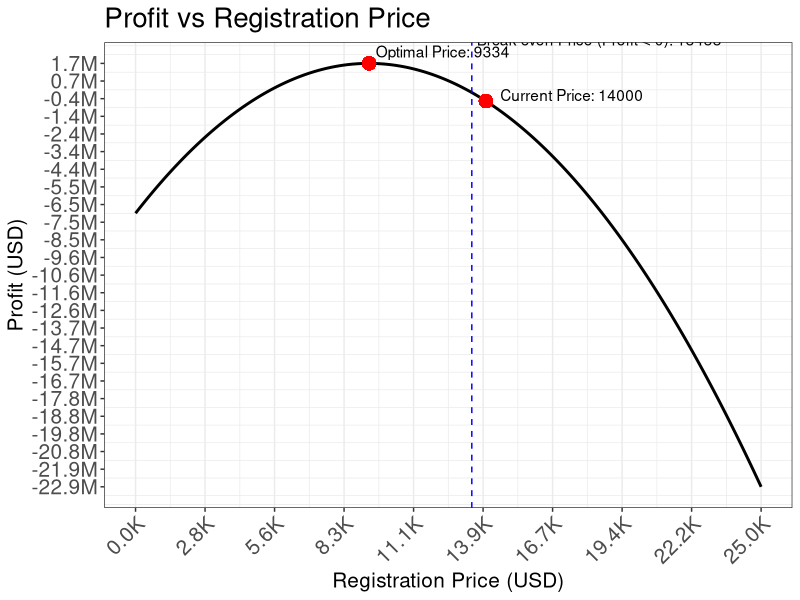

This figure's R source:
library(ggplot2)

# Set the fixed and variable costs
fixed_costs <- 7e6 # Total costs for full program are around 7M USD

# Set the range of possible registration prices
registration_prices <- seq(0, 25000, length.out = 1000)

# Define the demand function
demand <- function(price) {
  # Set the parameters of the demand curve
  intercept <- 1865 # Maximum number of teams that would participate if the competition were free (different for full program)
  slope <- -0.10 # How the expected number of teams changes with the registration price
  
  # Calculate the expected number of teams
  expected_teams <- intercept + slope * price
  
  # Return the expected number of teams
  return(expected_teams)
}

# Calculate the expected number of teams for each registration price
expected_teams <- demand(registration_prices)

# Calculate the expected revenues for each registration price
expected_revenues <- registration_prices * expected_teams

# Calculate the total costs for each registration price
total_costs <- fixed_costs

# Calculate the profit for each registration price
profit <- expected_revenues - total_costs

# Find the average program price that maximizes the profit
optimal_price_index <- which.max(profit)
optimal_price <- registration_prices[optimal_price_index]
optimal_profit <- profit[optimal_price_index]

# Find the break-even price where profit < 0
break_even_index_end <- max(which(profit >= 0))
break_even_price_end <- registration_prices[break_even_index_end]

# Create a data frame with the registration prices and profit
data <- data.frame(registration_prices, profit)

# Create a ggplot object with the data frame and specify the x and y variables
p <- ggplot(data, aes(x = registration_prices, y = profit))

# Add a line to show the profit as a function of the registration price
p <- p + geom_line(color = "black", size = 1)

# Calculate the y-value for the point at x = 5500 by interpolating the nearby values
point_x <- 14000
point_y <- approx(registration_prices, profit, xout = point_x)$y

# Add a point to show the current registration price
p <- p + geom_point(aes(x = point_x, y = point_y), color = "red", size = 4)

# Add a point to show the optimal registration price
p <- p + geom_point(aes(x = optimal_price, y = optimal_profit), color = "red", size = 4)

# Add a label for the current average program price
p <- p + annotate("text", x = point_x, y = point_y,
                  label = paste0("Current Price: ", round(14000)), hjust = -0.1, vjust = 0)

# Add a label to show the value of the optimal registration price
p <- p + annotate("text", x = optimal_price, y = optimal_profit,
                  label = paste0("Optimal Price: ", round(optimal_price)), hjust = -0.05, vjust = -0.5)

# Add a line to indicate the break-even price where profit < 0
p <- p + geom_vline(xintercept = break_even_price_end, linetype = "dashed", color = "blue")

# Add a label to show the break-even price where profit < 0
p <- p + annotate("text", x = break_even_price_end, y = max(profit),
                  label = paste0("Break-even Price (Profit < 0): ", round(break_even_price_end)), hjust = -0.02, vjust = -1.5)

# Add axis labels and a title
p <- p + xlab("Registration Price (USD)") + ylab("Profit (USD)") + ggtitle("Profit vs Registration Price")

# Customize plot appearance using theme functions
p <- p + theme_bw() +
  theme(axis.text.x = element_text(size = 15, angle = 45, hjust = 1),
        axis.text.y = element_text(size = 15),
        panel.grid.major.y = element_blank(),
        plot.title = element_text(size = 20),
        axis.title.x = element_text(size = 15),
        axis.title.y = element_text(size = 15))

# Change y-axis tick notation to display values in millions with 1 decimal place and reduce the number of decimals to 1
p <- p + scale_y_continuous(labels = function(x) paste0(format(round(x / 1e6, 1), nsmall = 1), "M"), breaks = seq(min(profit), max(profit), length.out = 25))

# Change x-axis tick notation to display values in thousands with 1 decimal place and reduce the number of decimals to 1
p <- p + scale_x_continuous(labels = function(x) paste0(format(round(x / 1e3, 1), nsmall = 1), "K"), breaks = seq(min(registration_prices), max(registration_prices), length.out = 10))

# Display the plot
print(p)
